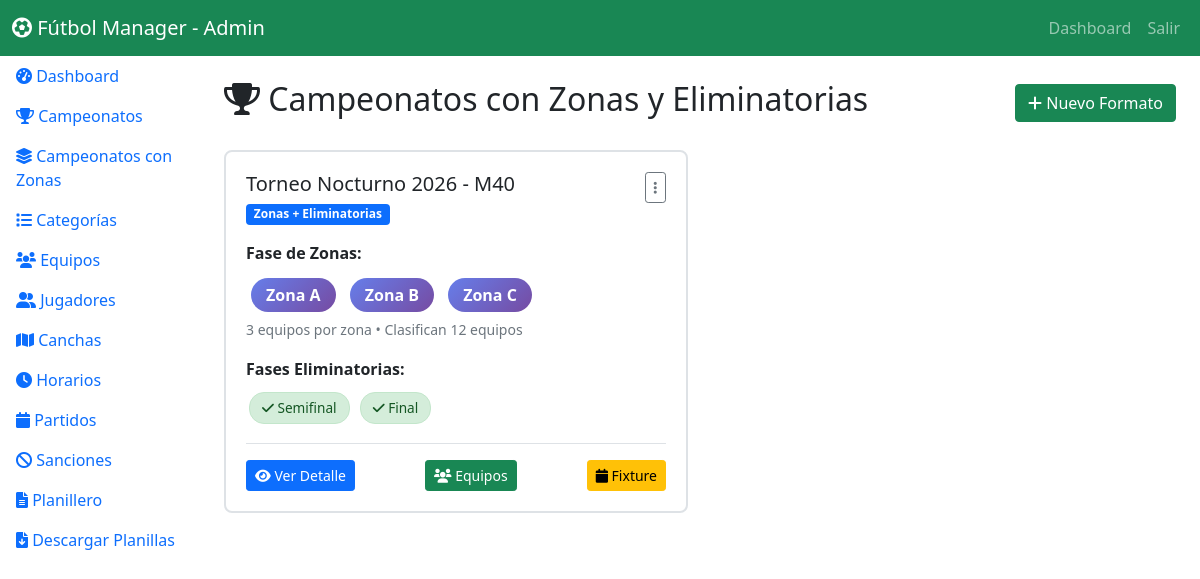
Page /admin/campeonatos_zonas.php (signed in) on the earlier database version.
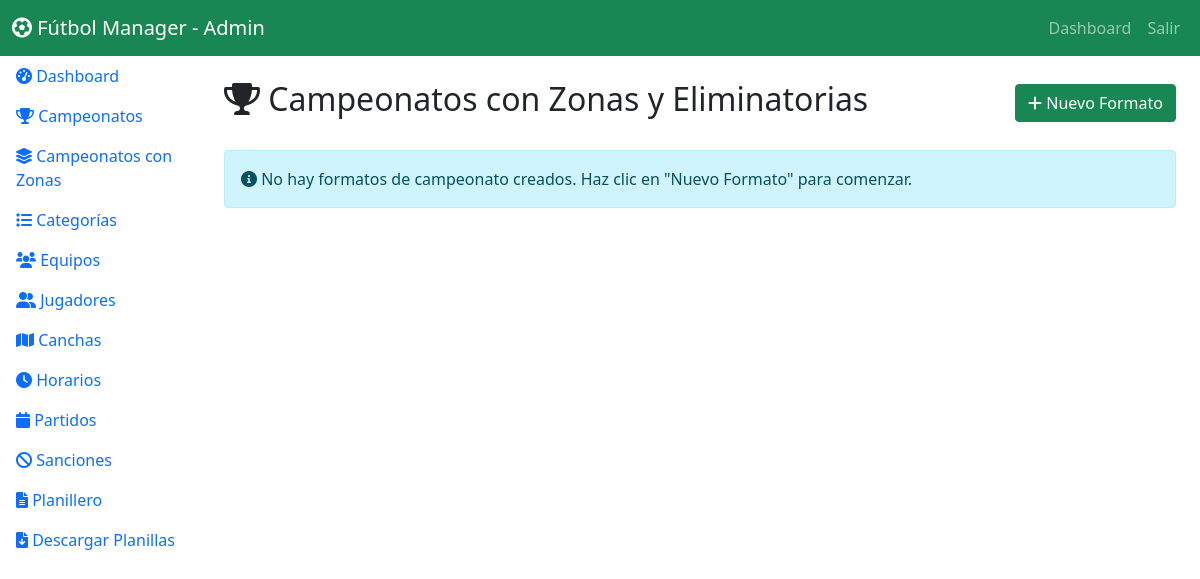
Same page on the later database version.
### tables this page shows
CREATE TABLE `campeonatos_formato` (
  `id` int(11) NOT NULL,
  `campeonato_id` int(11) NOT NULL,
  `tipo_formato` enum('zonas','eliminacion_directa','mixto') NOT NULL DEFAULT 'mixto',
  `cantidad_zonas` int(11) NOT NULL DEFAULT 2,
  `equipos_por_zona` int(11) NOT NULL DEFAULT 3,
  `equipos_clasifican` int(11) NOT NULL DEFAULT 4,
  `tipo_clasificacion` varchar(50) DEFAULT NULL COMMENT '1_primero, 2_primeros, 2_primeros_2_mejores_terceros, etc',
  `tiene_octavos` tinyint(1) DEFAULT 0,
  `tiene_cuartos` tinyint(1) DEFAULT 0,
  `tiene_semifinal` tinyint(1) DEFAULT 1,
  `tiene_tercer_puesto` tinyint(1) DEFAULT 1,
  `activo` tinyint(1) DEFAULT 1,
  `created_at` timestamp NULL DEFAULT current_timestamp(),
  `updated_at` timestamp NULL DEFAULT current_timestamp() ON UPDATE current_timestamp(),
  `categoria_id` int(11) DEFAULT NULL,
  `primeros_clasifican` int(11) NOT NULL DEFAULT 0 COMMENT 'Cantidad de primeros que clasifican (por zona)',
  `segundos_clasifican` int(11) NOT NULL DEFAULT 0 COMMENT 'Cantidad de segundos que clasifican',
  `terceros_clasifican` int(11) NOT NULL DEFAULT 0 COMMENT 'Cantidad de terceros que clasifican',
  `cuartos_clasifican` int(11) NOT NULL DEFAULT 0 COMMENT 'Cantidad de cuartos que clasifican'
);

CREATE TABLE `campeonatos` (
  `id` int(11) NOT NULL,
  `nombre` varchar(100) NOT NULL,
  `descripcion` text DEFAULT NULL,
  `fecha_inicio` date NOT NULL,
  `fecha_fin` date DEFAULT NULL,
  `activo` tinyint(1) DEFAULT 1,
  `es_torneo_nocturno` tinyint(1) DEFAULT 0 COMMENT 'Indica si es un torneo nocturno (por zonas)',
  `created_at` timestamp NULL DEFAULT current_timestamp()
);

### admin/campeonatos_zonas.php (the view, shortened to what the changed rows need)
<?php
$db = Database::getInstance()->getConnection();
$stmt = $db->query("
    SELECT cf.*, c.nombre as campeonato_nombre,
           (SELECT COUNT(*) FROM zonas WHERE formato_id = cf.id) as total_zonas
    FROM campeonatos_formato cf
    JOIN campeonatos c ON cf.campeonato_id = c.id
    ORDER BY cf.created_at DESC
");
$formatos = $stmt->fetchAll();
?>
<!DOCTYPE html>
<html lang="es">
<head>
    <link href="https://cdnjs.cloudflare.com/ajax/libs/bootstrap/5.1.3/css/bootstrap.min.css" rel="stylesheet">
    <link href="https://cdnjs.cloudflare.com/ajax/libs/font-awesome/6.0.0/css/all.min.css" rel="stylesheet">
    <link href="<?php echo SITE_URL; ?>assets/css/style.css" rel="stylesheet">
</head>
<body>
    <div class="container-fluid">
        <div class="row">
            <div class="col-md-9 col-lg-10 p-4">
                <div class="d-flex justify-content-between align-items-center mb-4">
                    <h2><i class="fas fa-trophy"></i> Campeonatos con Zonas y Eliminatorias</h2>
                    <button class="btn btn-success" data-bs-toggle="modal" data-bs-target="#modalNuevoFormato">
                    </button>
                </div>
                <?php if (empty($formatos)): ?>
                <div class="alert alert-info">
                    <i class="fas fa-info-circle"></i> No hay formatos de campeonato creados.
                    Haz clic en "Nuevo Formato" para comenzar.
                </div>
                <?php else: ?>
                <div class="row">
                    <?php foreach ($formatos as $formato): ?>
                    <div class="col-lg-6 mb-4">
                        <div class="formato-card">
                            <div class="d-flex justify-content-between align-items-start mb-3">
                                <div>
                                    <h5 class="mb-1"><?php echo htmlspecialchars($formato['campeonato_nombre']); ?></h5>
                                    <span class="badge bg-primary">Zonas + Eliminatorias</span>
                                </div>
                                <div class="dropdown">
                                    <button class="btn btn-sm btn-outline-secondary" data-bs-toggle="dropdown">
                                        <i class="fas fa-ellipsis-v"></i>
                                    </button>
                                </div>
                            </div>
                            <div class="mb-3">
                                <strong>Fase de Zonas:</strong><br>
                                <div class="mt-2">
                                    <?php for ($i = 1; $i <= $formato['cantidad_zonas']; $i++): ?>
                                        <span class="zona-badge">Zona <?php echo chr(64 + $i); ?></span>
                                    <?php endfor; ?>
                                </div>
                                <small class="text-muted">
                                    <?php echo $formato['equipos_por_zona']; ?> equipos por zona •
                                    Clasifican <?php echo $formato['equipos_clasifican']; ?> equipos
                                </small>
                            </div>
                            <div>
                                <strong>Fases Eliminatorias:</strong><br>
                                <div class="mt-2">
                                    <span class="fase-badge active"><i class="fas fa-check"></i> Semifinal</span>
                                    <span class="fase-badge active"><i class="fas fa-check"></i> Final</span>
                                </div>
                            </div>
                            <div class="mt-3 pt-3 border-top">
                                <div class="d-flex justify-content-between">
                                    <a href="campeonatos_zonas_detalle.php?id=<?php echo $formato['id']; ?>"
                                       class="btn btn-sm btn-primary">
                                        <i class="fas fa-eye"></i> Ver Detalle
                                    </a>
                                    <a href="campeonatos_zonas_equipos.php?id=<?php echo $formato['id']; ?>"
                                       class="btn btn-sm btn-success">
                                        <i class="fas fa-users"></i> Equipos
                                    </a>
                                    <a href="campeonatos_zonas_fixture.php?id=<?php echo $formato['id']; ?>"
                                       class="btn btn-sm btn-warning">
                                        <i class="fas fa-calendar"></i> Fixture
                                    </a>
                                </div>
                            </div>
                        </div>
                    </div>
                    <?php endforeach; ?>
                </div>
                <?php endif; ?>
            </div>
        </div>
    </div>
</body>
</html>

Differences in the rows shown:
removed campeonatos_formato: campeonato.nombre "Torneo Nocturno 2026 - M40", i "A", i "B", i "C", equipos_por_zona "3", equipos_clasifican "12"
Other differences:
text now shown: "No hay formatos de campeonato creados. Haz clic en \"Nuevo Formato\" para comenzar."
